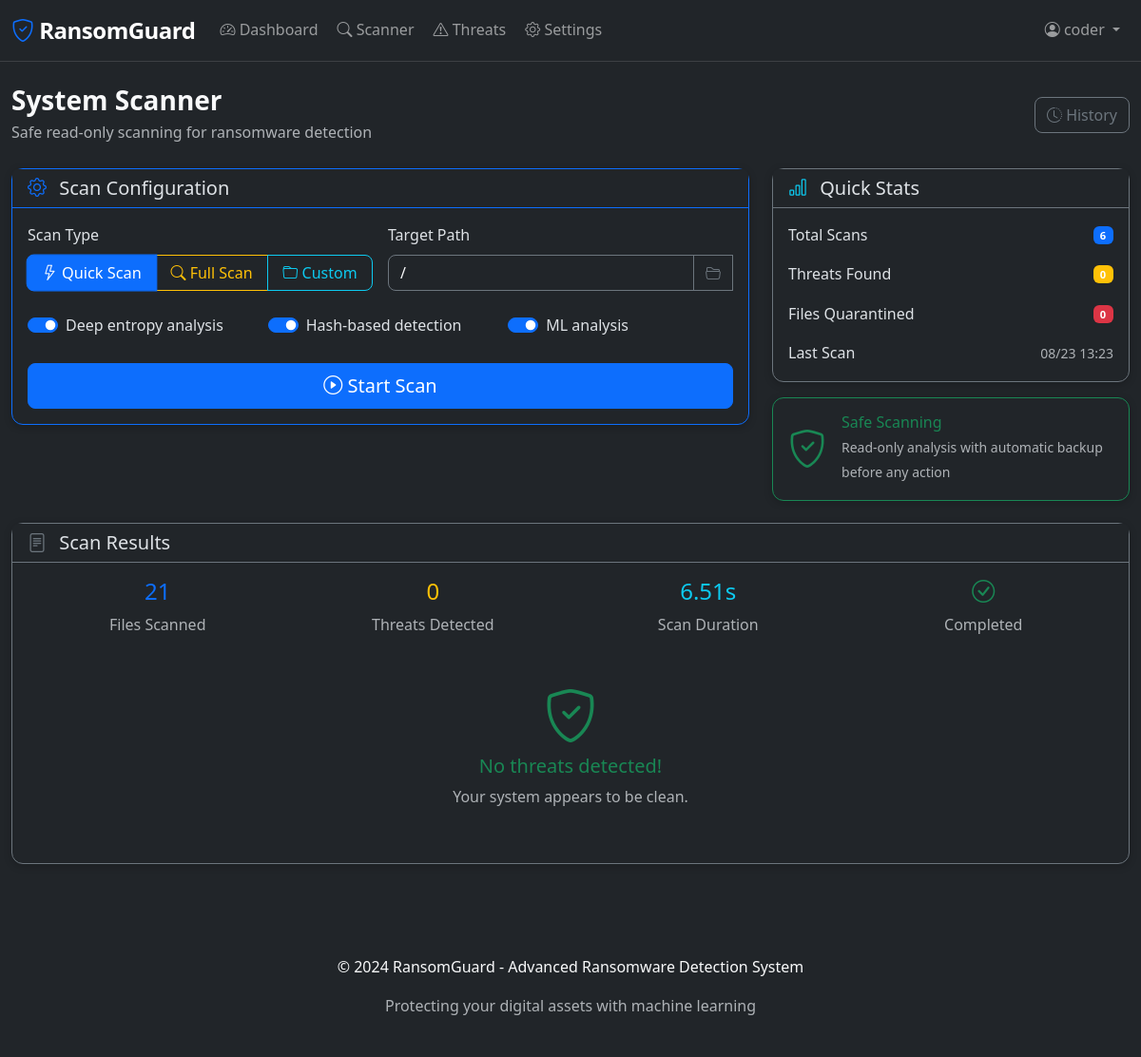
The app's page /scanner (signed in), older data.
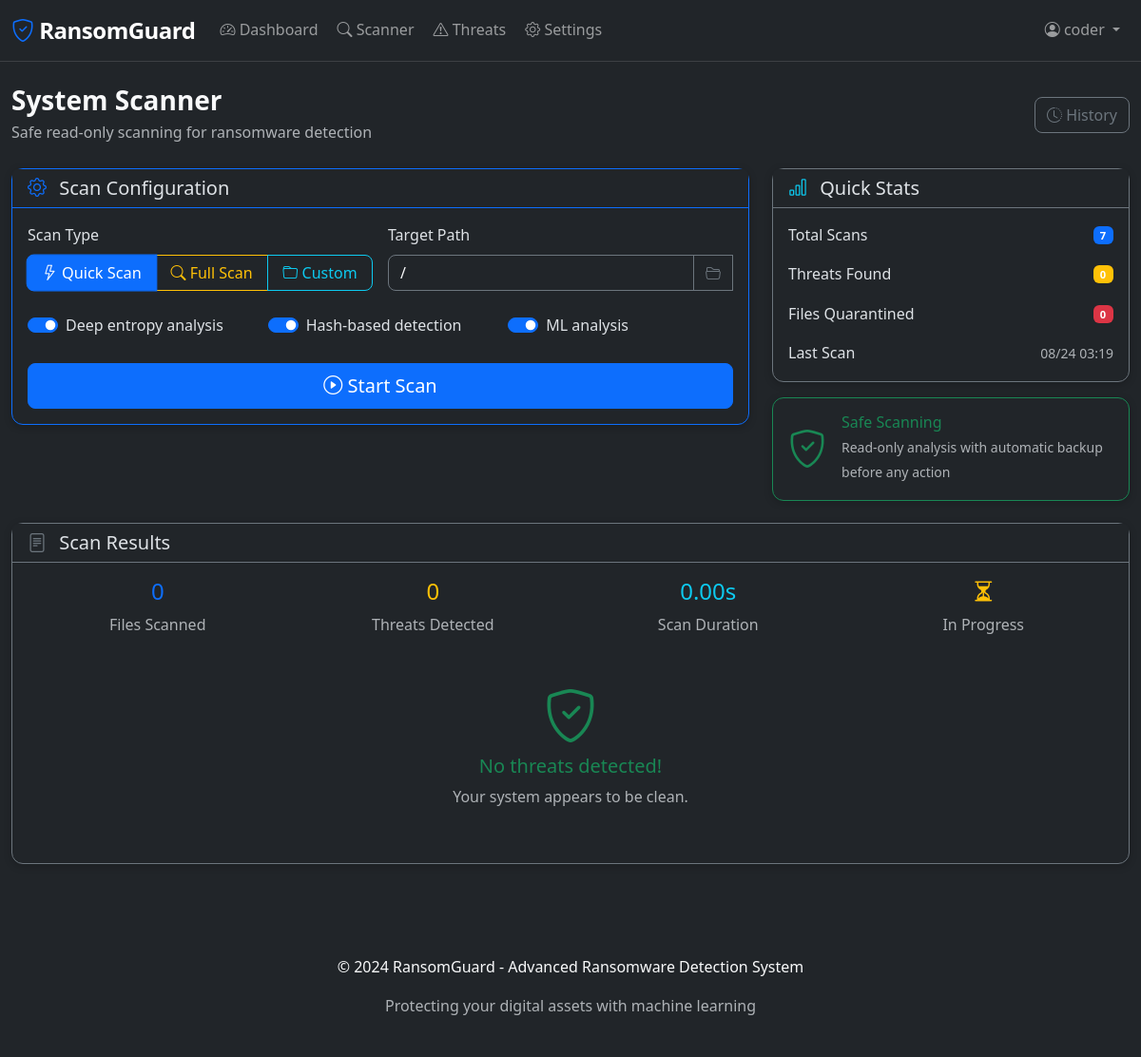
The same page, newer data.
### models.py (models this page shows)
class ScanResult(db.Model):
    id = db.Column(db.Integer, primary_key=True)
    user_id = db.Column(db.Integer, db.ForeignKey('user.id'), nullable=False)
    scan_type = db.Column(db.String(50), nullable=False)  # 'full_system', 'directory', 'file'
    target_path = db.Column(db.String(500), nullable=False)
    status = db.Column(db.String(20), nullable=False)  # 'scanning', 'completed', 'failed'
    threats_found = db.Column(db.Integer, default=0)
    files_scanned = db.Column(db.Integer, default=0)
    scan_duration = db.Column(db.Float, default=0.0)
    created_at = db.Column(db.DateTime, default=datetime.utcnow)
    completed_at = db.Column(db.DateTime)
    threats = db.relationship('ThreatDetail', backref='scan_result', lazy=True)

### app.py (the view)
@app.route("/scanner")
@login_required
def scanner():
    if not hasattr(current_user, 'scan_results') or current_user.scan_results is None:
        current_user.scan_results = []
    if not hasattr(current_user, 'threat_alerts') or current_user.threat_alerts is None:
        current_user.threat_alerts = []
    last_scan = current_user.scan_results[-1] if current_user.scan_results else None
    detected_threats = getattr(last_scan, 'threat_details', []) if last_scan else []
    return render_template(
        "scanner.html",
        scan=last_scan,
        threats=detected_threats
    )

### app.py (called while the page is built)
@login_manager.user_loader
def load_user(user_id):
    from models import User
    return User.query.get(int(user_id))

### templates/scanner.html (shortened to what the changed rows need)
{% extends "base.html" %}
{% block content %}
<div class="d-flex justify-content-between align-items-center mb-4">
    <div>
        <h1 class="h3 fw-bold mb-1">System Scanner</h1>
    </div>
</div>
<div class="row g-4 mb-4">
    <div class="col-lg-4">
        <div class="card bg-dark border-secondary">
            <div class="card-body">
                <div class="d-flex justify-content-between align-items-center mb-3">
                    <span>Total Scans</span>
                    <span class="badge bg-primary">{{ current_user.scan_results|length if current_user.scan_results else 0 }}</span>
                </div>
                <div class="d-flex justify-content-between align-items-center">
                    <span>Last Scan</span>
                    <span class="text-muted small">
                        {% if current_user.scan_results %}
                            {{ current_user.scan_results[-1].created_at.strftime('%m/%d %H:%M') }}
                        {% else %}
                            Never
                        {% endif %}
                    </span>
                </div>
            </div>
        </div>
    </div>
</div>
{% if scan %}
<div class="card bg-dark border-secondary">
    <div class="card-header bg-dark border-secondary">
        <h5 class="card-title mb-0">
            <i class="bi bi-file-text text-secondary me-2"></i>
            Scan Results
        </h5>
    </div>
    <div class="card-body">
        <div class="row g-3 mb-4">
            <div class="col-md-3 text-center">
                <div class="h4 text-primary">{{ scan.files_scanned or 0 }}</div>
                <div class="text-muted">Files Scanned</div>
            </div>
            <div class="col-md-3 text-center">
                <div class="h4 text-warning">{{ scan.threats_found or 0 }}</div>
                <div class="text-muted">Threats Detected</div>
            </div>
            <div class="col-md-3 text-center">
                <div class="h4 text-info">{{ "%.2f"|format(scan.scan_duration or 0) }}s</div>
                <div class="text-muted">Scan Duration</div>
            </div>
            <div class="col-md-3 text-center">
                {% if scan.status == 'completed' %}
                <div class="h4 text-success"><i class="bi bi-check-circle"></i></div>
                <div class="text-muted">Completed</div>
                {% elif scan.status == 'scanning' %}
                <div class="h4 text-warning"><i class="bi bi-hourglass-split"></i></div>
                <div class="text-muted">In Progress</div>
                {% else %}
                <div class="h4 text-danger"><i class="bi bi-x-circle"></i></div>
                <div class="text-muted">Failed</div>
                {% endif %}
            </div>
        </div>
        {% if threats and threats|length > 0 %}
        <h6 class="border-bottom pb-2 mb-3">Detected Threats</h6>
        <div class="table-responsive">
            <table class="table table-dark table-hover">
                <thead>
                    <tr>
                        <th>File Path</th>
                        <th>Threat Level</th>
                        <th>Confidence</th>
                        <th>Actions</th>
                    </tr>
                </thead>
                <tbody>
                    {% for threat in threats %}
                    <tr>
                        <td>
                            <div class="d-flex align-items-center">
                                <i class="bi bi-file-earmark-text me-2"></i>
                                <span class="text-truncate" style="max-width: 300px;" title="{{ threat.file_path }}">
                                    {{ threat.file_path }}
                                </span>
                            </div>
                        </td>
                        <td>
                            {% if threat.threat_level == 'critical' %}
                            <span class="badge bg-danger">Critical</span>
                            {% elif threat.threat_level == 'high' %}
                            <span class="badge bg-warning">High</span>
                            {% elif threat.threat_level == 'medium' %}
                            <span class="badge bg-info">Medium</span>
                            {% else %}
                            <span class="badge bg-secondary">Low</span>
                            {% endif %}
                        </td>
                        <td>{{ "%.1f"|format(threat.confidence_score * 100) }}%</td>
                        <td>
                            <div class="btn-group btn-group-sm">
                                <button class="btn btn-outline-warning" onclick="quarantineThreat({{ threat.id }})"
                                        {% if threat.quarantined %}disabled{% endif %}>
                                    {% if threat.quarantined %}
                                    <i class="bi bi-check"></i> Quarantined
                                    {% else %}
                                    <i class="bi bi-shield"></i> Quarantine
                                    {% endif %}
                                </button>
                                <button class="btn btn-outline-info" onclick="analyzeThreat({{ threat.id }})">
                                    <i class="bi bi-info-circle"></i> Details
                                </button>
                            </div>
                        </td>
                    </tr>
                    {% endfor %}
                </tbody>
            </table>
        </div>
        {% else %}
        <div class="text-center py-4">
            <i class="bi bi-shield-check text-success display-4"></i>
            <p class="text-success mt-2 h5">No threats detected!</p>
            <p class="text-muted">Your system appears to be clean.</p>
        </div>
        {% endif %}
    </div>
</div>
{% endif %}
{% endblock %}

Row changes from the older to the newer data that the page shows:
no longer on this page (row unchanged): ScanResult: created_at "08/23 13:23", files_scanned "21", threats_found "0", scan_duration "6.51"
added ScanResult: created_at "08/24 03:19", files_scanned "0", threats_found "0", scan_duration "0.00"
Text that changed along with them:
{{ current_user.scan_results|length if current_user.scan_results else 0 }}: "6" → "7"
text no longer shown: "Completed"
text now shown: "In Progress"
